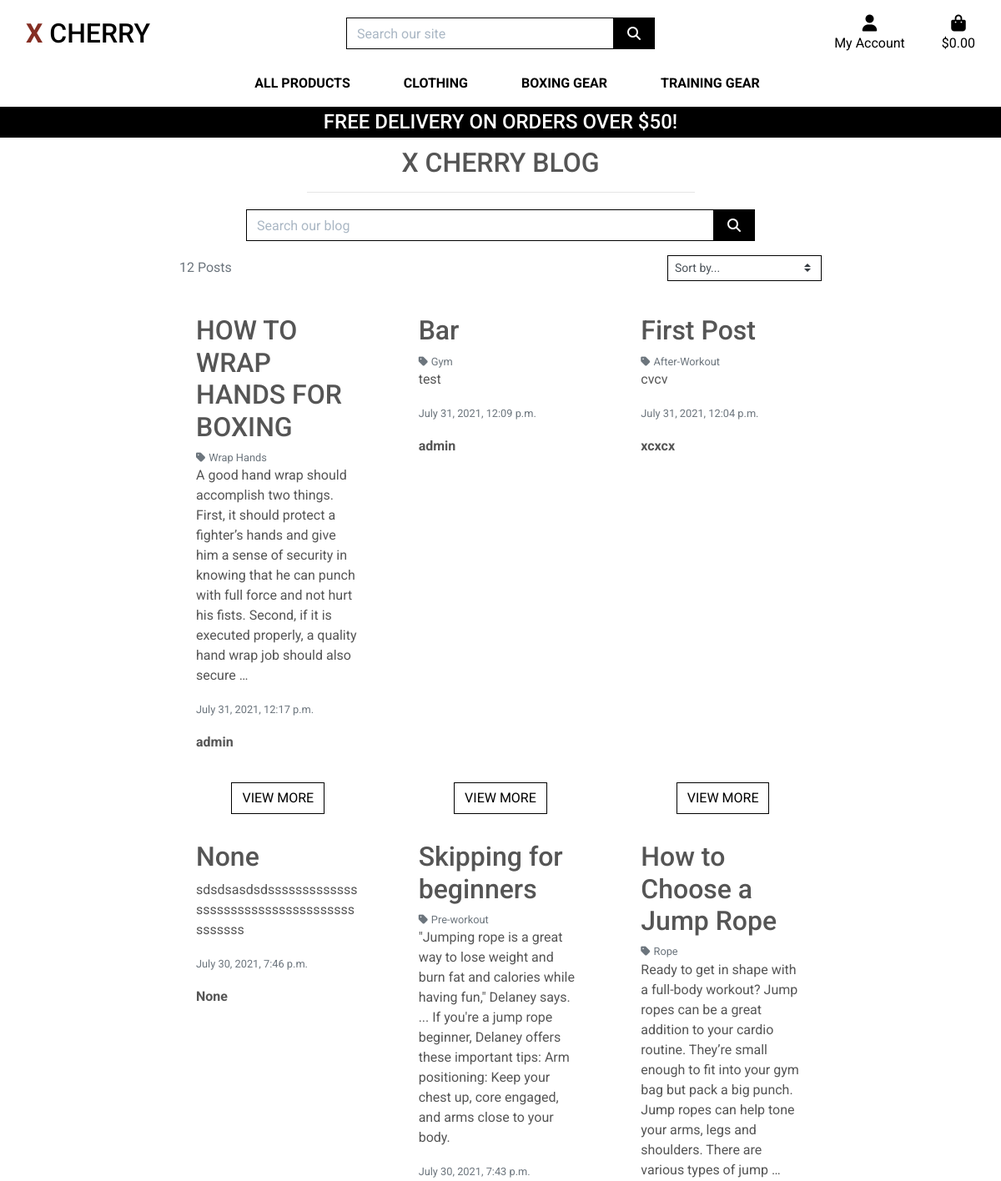
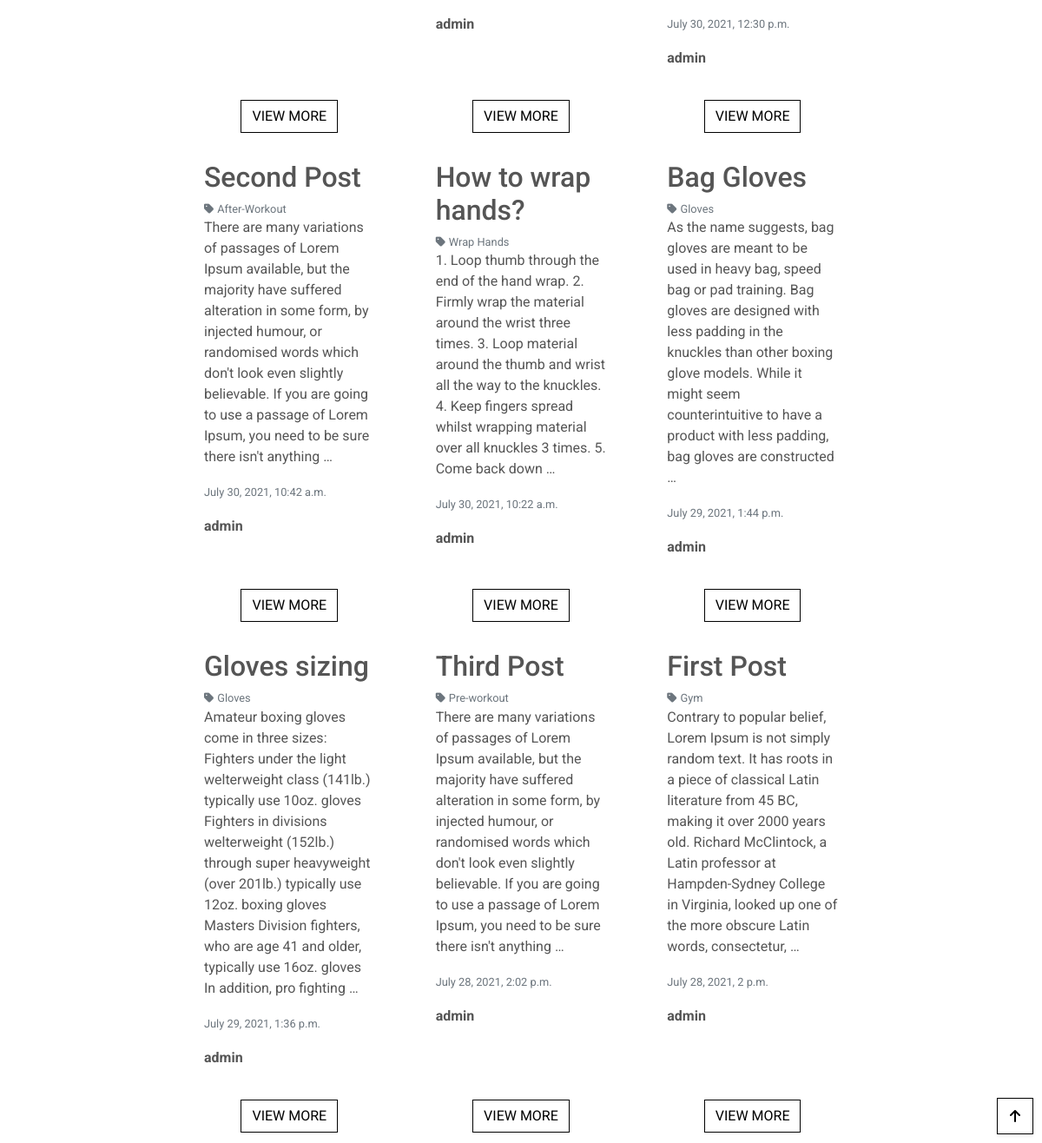
Screenshot of /blog/ with the database file from the repository (2 pictures, top to bottom).
### blog/models.py (models this page shows, shortened)
class Post(models.Model):
    category = models.ForeignKey('Category', null=True, blank=False, on_delete=models.SET_NULL)
    title = models.CharField(max_length=254, null=True, blank=False)
    content = models.TextField()
    date = models.DateTimeField(auto_now=True)
    created_by = models.CharField(max_length=25, null=True, blank=False)
    class Meta:
        ordering = ['-date']

class Category(models.Model):
    class Meta:
        verbose_name_plural = 'Categories'
    name = models.CharField(max_length=254)
    friendly_name = models.CharField(max_length=254, null=True, blank=True)
    def __str__(self):
        return self.name

### blog/views.py (the view, shortened to what this page needs)
# urls.py: path('', views.posts, name='posts'),
def posts(request):
    posts = Post.objects.all()
    query = None
    categories = None
    sort = None
    direction = None
    current_sorting = f'{sort}_{direction}'
    context = {
        'posts': posts,
        'search_term': query,
        'current_categories': categories,
        'current_sorting': current_sorting,
    }
    return render(request, "blog/blogs.html", context)

### bag/contexts.py (called while the page is built, shortened)
def bag_contents(request):
    bag_items = []
    total = 0
    product_count = 0
    bag = request.session.get('bag', {})
    if total < settings.FREE_DELIVERY_THRESHOLD:
        delivery = total * Decimal(settings.STANDARD_DELIVERY_PERCENTAGE/100)
        free_delivery_delta = settings.FREE_DELIVERY_THRESHOLD - total
    else:
        delivery = 0
        free_delivery_delta = 0
    grand_total = delivery + total
    context = {
        'bag_items': bag_items,
        'total': total,
        'product_count': product_count,
        'delivery': delivery,
        'free_delivery_delta': free_delivery_delta,
        'free_delivery_threshold': settings.FREE_DELIVERY_THRESHOLD,
        'grand_total': grand_total,
    }
    return context

### blog/templates/blog/blogs.html (shortened to what this page needs)
{% extends "base.html" %}
{% load static %}
{% block content %}
<div class="container blog-container">
    <div class="row">
        <div class="col text-center mt-3">
            <h2 class="logo-font">X Cherry Blog</h2>
            <hr class="w-50 mb-1">
        </div>
    </div>
    <div class="row mt-3">
        <div class="col-8 my-auto py-1 py-lg-0 offset-2">
            <form method="GET" action="{% url 'posts' %}">
                <div class="input-group w-100">
                    <input class="form-control border border-black rounded-0" type="text" name="q"
                        placeholder="Search our blog">
                    <div class="input-group-append">
                        <button class="form-control btn btn-black border border-black rounded-0" type="submit">
                            <span class="icon">
                                <i class="fas fa-search"></i>
                            </span>
                        </button>
                    </div>
                </div>
            </form>
        </div>
    </div>
    <div class="row">
        <div class="post-container col-10 offset-1">
            <div class="row mt-1 mb-2">
                <div class="col-12 col-md-6 my-auto order-md-last d-flex justify-content-center justify-content-md-end">
                    <div class="sort-select-wrapper w-50">
                        <select id="sort-selector" class="custom-select custom-select-sm rounded-0 border border-{% if current_sorting != 'None_None' %}info{% else %}black{% endif %}">
                            <option value="reset" {% if current_sorting == 'None_None' %}selected{% endif %}>Sort by...</option>
                        </select>
                    </div>
                </div>
                <div class="col-12 col-md-6">
                    <p class="text-muted mt-3 text-center text-md-left order-md-first">
                        {{ posts|length }} Posts{% if search_term %} found for <strong>"{{ search_term }}"</strong>{% endif %}
                    </p>
                </div>
            </div>
            <div class="row">
                {% for post in posts %}
                    <div class="col-12 col-lg-6 col-xl-4">
                        <div class="card h-100 border-0">
                            <div class="card-body text-left">
                                <h2>{{ post.title }}</h2>
                                {% if post.category %}
                                    <p class="small mt-1 mb-0">
                                        <a href="{% url 'posts' %}?category={{ post.category.name }}" class="text-muted">
                                            <i class="fas fa-tag mr-1"></i>{{ post.category.friendly_name }}
                                        </a>
                                    </p>
                                {% endif %}
                                <p>{{ post.content|truncatewords:50 }}</p>
                                <p><small class="text-muted">{{ post.date }}</small></p>
                                <p><strong>{{ post.created_by }}</strong></p>
                            </div>
                            <div class="card-footer bg-white pt-0 border-0 text-center">
                                <a href="{% url 'blog_post_detail' post.id %}" class="btn btn-outline-black rounded-0">
                                    <span class="text-uppercase">view more</span>
                                </a>
                            </div>
                        </div>
                    </div>
                {% endfor %}
            </div>
        </div>
    </div>
</div>
<div class="btt-button shadow-sm rounded-0 border border-black">
    <a class="btt-link d-flex h-100">
        <i class="fas fa-arrow-up text-black mx-auto my-auto"></i>
    </a>
</div>
{% endblock %}

### static/css/base.css (style rules this page uses)
html { height: 100%; }
body { background: url('/media/homepage-hero-img.jpg') no-repeat center center fixed; background-size: cover; height: calc(100vh - 164px); color: #555; font-family: 'Roboto', sans-serif; }
.icon { align-items: center; display: inline-flex; justify-content: center; height: 1.5rem; width: 1.5rem; }
.logo-font { text-transform: uppercase; }
.btn-black { background: black; color: white; }
.btn-outline-black { background: white; color: black !important; border: 1px solid black; }
.text-black { color: #000 !important; }
.border-black { border: 1px solid black !important; }
.btt-button { height: 42px; width: 42px; position: fixed; bottom: 10px; right: 10px; }
.btt-link, .update-link, .remove-item { cursor: pointer; }
input[name='q']::placeholder { color: #aab7c4; }
.blog-container { margin-top: 160px; }
@media (min-width: 1200px) { .container { max-width: 80%; } }

### rows the page displays
Post: title "HOW TO WRAP HANDS FOR BOXING", category.friendly_name "Wrap Hands", content "A good hand wrap should accomplish two things. First, it should protect a fighter’s hands and give him a sense of security in knowing that he can punch with full force and not hurt his fists. Second, if it is executed properly, a quality hand wrap job should also secure …", date "July 31, 2021, 12:17 p.m.", created_by "admin"
Post: title "Bar", category.friendly_name "Gym", content "test", date "July 31, 2021, 12:09 p.m.", created_by "admin"
Post: title "First Post", category.friendly_name "After-Workout", content "cvcv", date "July 31, 2021, 12:04 p.m.", created_by "xcxcx"
Post: title "None", content "sdsdsasdsdsssssssssssssssssssssssssssssssssssssssssss", date "July 30, 2021, 7:46 p.m.", created_by "None"
Post: title "Skipping for beginners", category.friendly_name "Pre-workout", content "\"Jumping rope is a great way to lose weight and burn fat and calories while having fun,\" Delaney says. ... If you're a jump rope beginner, Delaney offers these important tips: Arm positioning: Keep your chest up, core engaged, and arms close to your body.", date "July 30, 2021, 7:43 p.m.", created_by "admin"
Post: title "How to Choose a Jump Rope", category.friendly_name "Rope", content "Ready to get in shape with a full-body workout? Jump ropes can be a great addition to your cardio routine. They’re small enough to fit into your gym bag but pack a big punch. Jump ropes can help tone your arms, legs and shoulders. There are various types of jump …", date "July 30, 2021, 12:30 p.m.", created_by "admin"
Post: title "Second Post", category.friendly_name "After-Workout", content "There are many variations of passages of Lorem Ipsum available, but the majority have suffered alteration in some form, by injected humour, or randomised words which don't look even slightly believable. If you are going to use a passage of Lorem Ipsum, you need to be sure there isn't anything …", date "July 30, 2021, 10:42 a.m.", created_by "admin"
Post: title "How to wrap hands?", category.friendly_name "Wrap Hands", content "1. Loop thumb through the end of the hand wrap. 2. Firmly wrap the material around the wrist three times. 3. Loop material around the thumb and wrist all the way to the knuckles. 4. Keep fingers spread whilst wrapping material over all knuckles 3 times. 5. Come back down …", date "July 30, 2021, 10:22 a.m.", created_by "admin"
Post: title "Bag Gloves", category.friendly_name "Gloves", content "As the name suggests, bag gloves are meant to be used in heavy bag, speed bag or pad training. Bag gloves are designed with less padding in the knuckles than other boxing glove models. While it might seem counterintuitive to have a product with less padding, bag gloves are constructed …", date "July 29, 2021, 1:44 p.m.", created_by "admin"
Post: title "Gloves sizing", category.friendly_name "Gloves", content "Amateur boxing gloves come in three sizes: Fighters under the light welterweight class (141lb.) typically use 10oz. gloves Fighters in divisions welterweight (152lb.) through super heavyweight (over 201lb.) typically use 12oz. boxing gloves Masters Division fighters, who are age 41 and older, typically use 16oz. gloves In addition, pro fighting …", date "July 29, 2021, 1:36 p.m.", created_by "admin"
Post: title "Third Post", category.friendly_name "Pre-workout", content "There are many variations of passages of Lorem Ipsum available, but the majority have suffered alteration in some form, by injected humour, or randomised words which don't look even slightly believable. If you are going to use a passage of Lorem Ipsum, you need to be sure there isn't anything …", date "July 28, 2021, 2:02 p.m.", created_by "admin"
Post: title "First Post", category.friendly_name "Gym", content "Contrary to popular belief, Lorem Ipsum is not simply random text. It has roots in a piece of classical Latin literature from 45 BC, making it over 2000 years old. Richard McClintock, a Latin professor at Hampden-Sydney College in Virginia, looked up one of the more obscure Latin words, consectetur, …", date "July 28, 2021, 2 p.m.", created_by "admin"

### other values shown
{{ free_delivery_threshold }} "50"
{{ posts|length }} "12"
